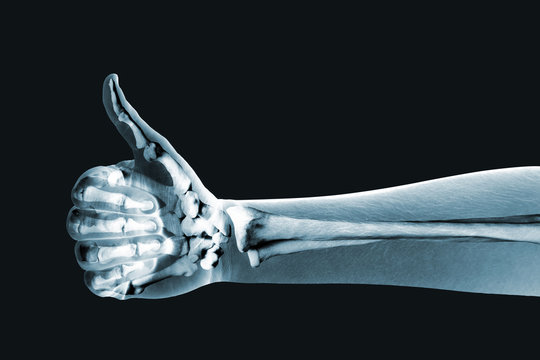
#> input picture MIAP_HW1_402200191/Answers/Q7/pca_xray.jpg, 540 x 360 px
$ jupyter execute Q7.ipynb
#> lines starting #> are read from the running program, lines starting #| are printed output that depends on the picture
[cell 1]
import cv2 as cv
import numpy as np
from matplotlib import pyplot as plt
from sklearn.metrics import mean_squared_error

[cell 2]
Xray_img=cv.imread("pca_xray.jpg",0)
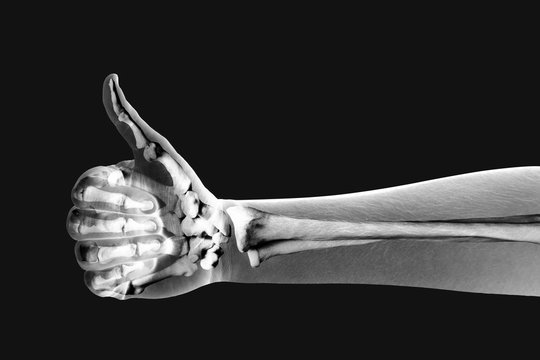
#> Xray_img: shape (360, 540); min 0, max 255, mean 51.8

covariance_matrix = np.cov(Xray_img)
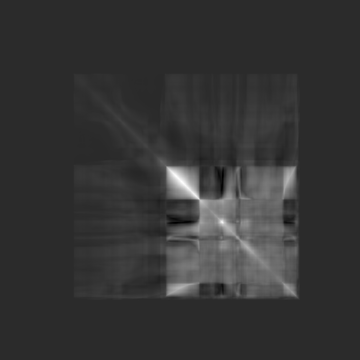
#> covariance_matrix: shape (360, 360) float64; min -1576.3, max 7667.5, mean 354.5; drawn with min black and max white
eigenvalues,eigenvectors= np.linalg.eig(covariance_matrix)
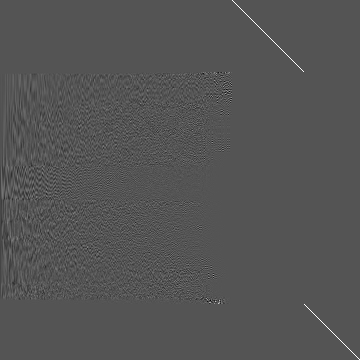
#> eigenvectors: shape (360, 360) float64; min -0.497, max 1, mean 0.00106; drawn with min black and max white
#> eigenvalues = 360 values, max 288468 at index 0, min -2.09e-13 at index 217, mean 1903.4

eigenvalues = eigenvalues.reshape(-1, 1)
sorted_indices = np.argsort(eigenvalues, axis=0)[::-1]
#> sorted_indices = 360 values, max 359 at index 320, min 0 at index 0, mean 179.5
sorted_eigenvalues = eigenvalues[sorted_indices]
#> sorted_eigenvalues = 360 values, max 288468 at index 0, min -2.09e-13 at index 359, mean 1903.4
sorted_eigenvectors = eigenvectors[:, sorted_indices]
sorted_eigenvectors=sorted_eigenvectors.reshape(360,360)


Y= np.transpose(sorted_eigenvectors) @ (Xray_img - np.mean(Xray_img))
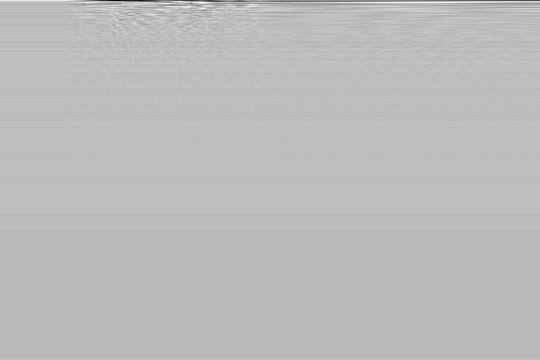
#> Y: shape (360, 540) float64; min -1763.7, max 608.1, mean -16.4; drawn with min black and max white
Y = Y.reshape(360,540)

Img_reconstructed = sorted_eigenvectors[: , 0:50] @ Y[ 0:50 , :]
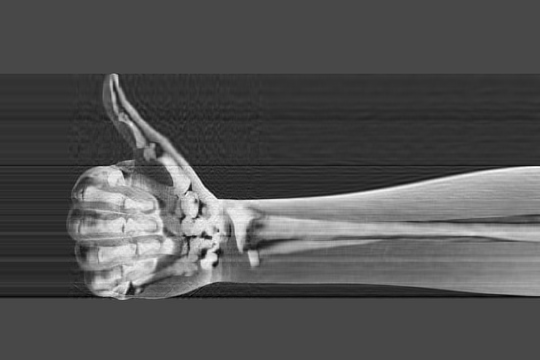
#> Img_reconstructed: shape (360, 540) float64; min -93.93, max 237.8, mean 13.8; drawn with min black and max white
plt.figure(figsize=(10,10))
plt.subplot(1,2,1)
plt.imshow(Xray_img,cmap='gray')
plt.title('Origianl Image')
plt.subplot(1,2,2)
plt.imshow(Img_reconstructed,cmap='gray')
plt.title('Reconstructed image')
plt.show()

[cell 3]
Num_of_Components=range(10,361,10)
mse_values = []
for i in Num_of_Components:
    Img_reconstructed_B = sorted_eigenvectors[:,0:i] @ Y[0:i,:]
    Img_reconstructed_B=Img_reconstructed_B.astype('uint8')
    mse = mean_squared_error(Xray_img.flatten(), Img_reconstructed_B.flatten())
    mse_values.append(mse)
#> this loop made 36 passes
#> mse on passes 1 to 12: 17263, 17178.1, 17121.5, 17126.6, 16955.8, 16926.4, 16903.4, 16885.3, 16864.6, 16844.9, 16831, 16802.2
#> pass 1, `Img_reconstructed_B = sorted_eigenvectors[:,0:i] @ Y[0:i,:]`:
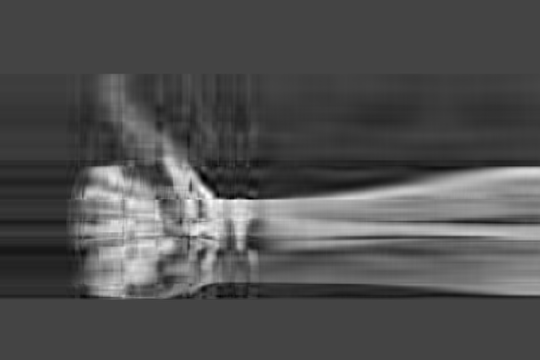
#> Img_reconstructed_B: shape (360, 540) float64; min -94.43, max 256.4, mean 16.7; drawn with min black and max white
#> pass 1, `Img_reconstructed_B=Img_reconstructed_B.astype('uint8')`:
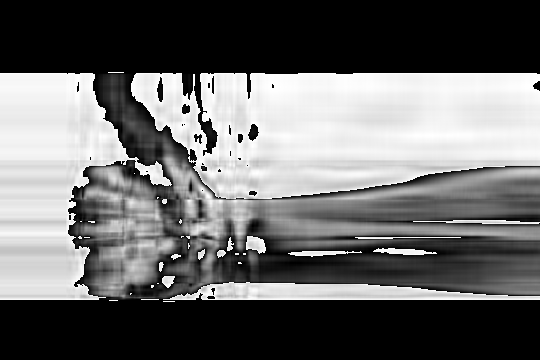
#> Img_reconstructed_B: shape (360, 540); min 0, max 255, mean 105.4
#> pass 2, `Img_reconstructed_B = sorted_eigenvectors[:,0:i] @ Y[0:i,:]`:
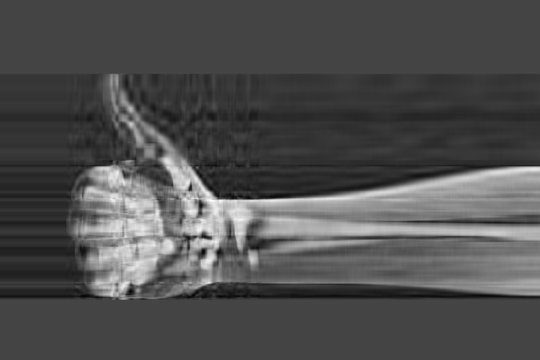
#> Img_reconstructed_B: shape (360, 540) float64; min -93.57, max 252.4, mean 14.9; drawn with min black and max white
#> pass 2, `Img_reconstructed_B=Img_reconstructed_B.astype('uint8')`:
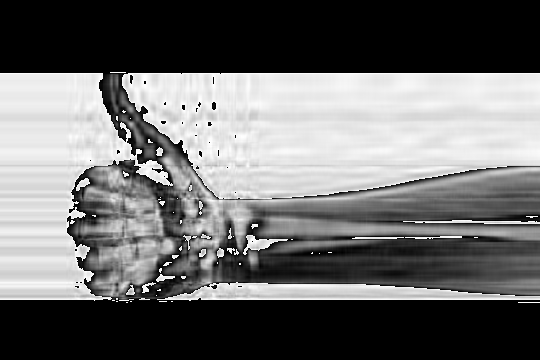
#> Img_reconstructed_B: shape (360, 540); min 0, max 255, mean 107.8
#> after the loop, mse_values = 36 values, max 31849.4 at index 35, min 16638.6 at index 20, mean 19820.6

[cell 4]
plt.figure(figsize=(10, 6))
plt.plot(Num_of_Components, mse_values, marker='o', color='b', linestyle='-')
plt.xlabel('Iteration')
plt.ylabel('MSE')
plt.title('MSE vs. Num of Eig Vectores')
plt.grid(True)
plt.show()
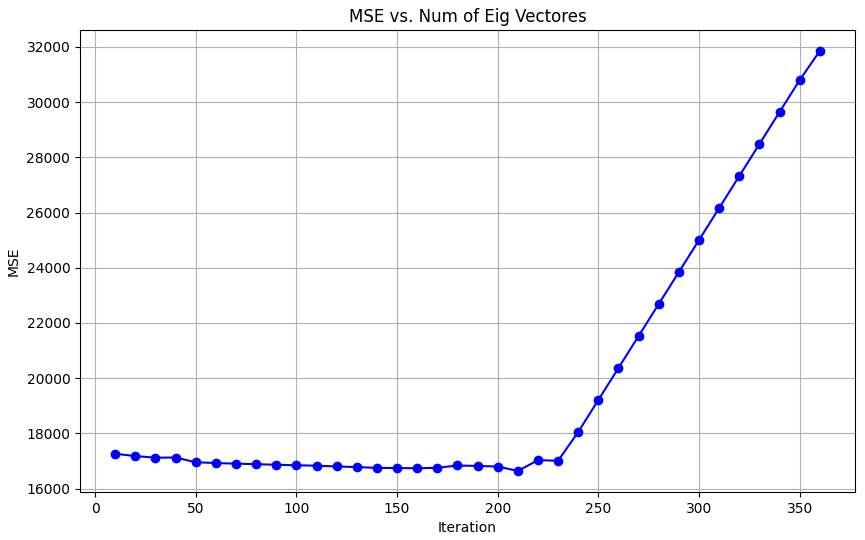
#> figure drawn by matplotlib, 1 panel; curve peaks at x = 360, y = 31849.4
